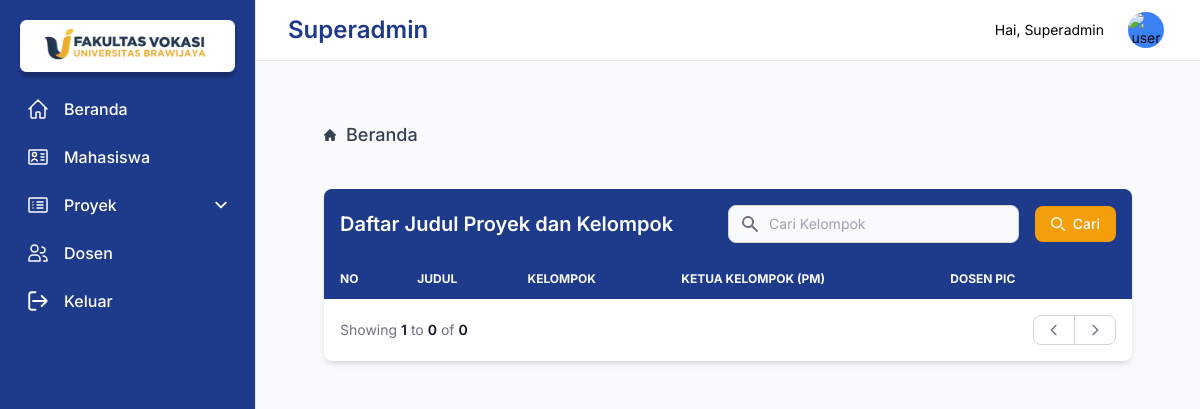
/superadmin/superadmin.php (signed in), run on an earlier commit of the app's database.
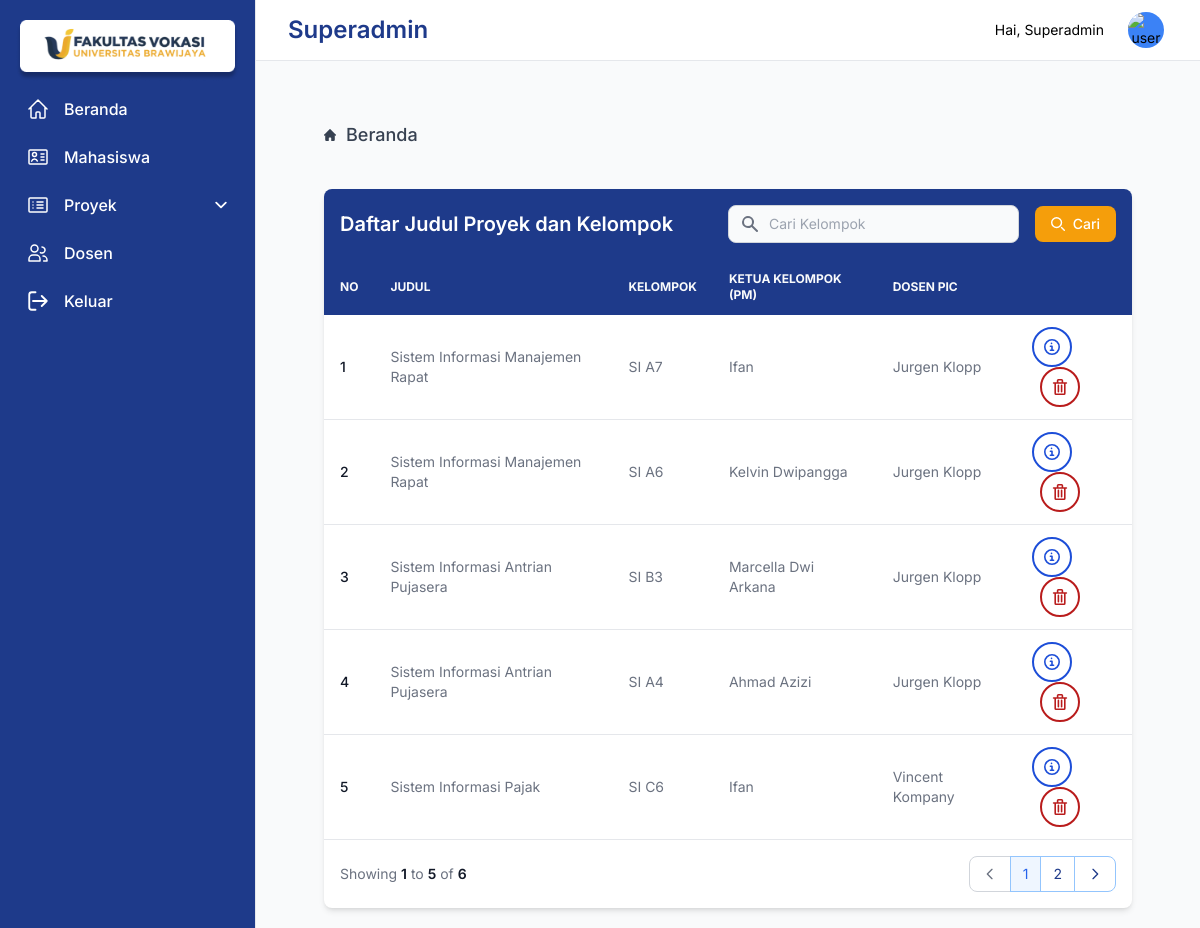
And on a later commit of the database.
### tables this page shows
CREATE TABLE `bunch` (
  `bunch_id` int(20) NOT NULL,
  `bunch_name` varchar(250) NOT NULL,
  `leader_id` varchar(250) NOT NULL,
  `project_id` int(20) NOT NULL,
  `grade` int(20) NOT NULL
);

CREATE TABLE `proyek` (
  `id_proyek` int(20) NOT NULL,
  `nama_proyek` varchar(500) NOT NULL,
  `deskripsi_proyek` varchar(2500) NOT NULL,
  `id_user` varchar(250) NOT NULL,
  `req` varchar(2500) NOT NULL,
  `minggu` int(10) NOT NULL,
  `status_show` varchar(10) NOT NULL,
  `feature_id` int(20) NOT NULL
);

CREATE TABLE `user` (
  `email` varchar(250) NOT NULL,
  `id` varchar(20) NOT NULL,
  `nama_user` varchar(250) NOT NULL,
  `level` varchar(250) NOT NULL,
  `gambar` varchar(500) NOT NULL,
  `password` varchar(700) NOT NULL
);

### query/query.php (called while the page is built, shortened)
<?php
require 'connectdb.php';
function execThis($query)
{
  global $conn;
  $result = mysqli_query($conn, $query);
  $rows = [];
  while ($row = mysqli_fetch_assoc($result)) {
    $rows[] = $row;
  }
  return $rows;
}

### superadmin/superadmin.php (the view, shortened to what the changed rows need)
<?php
require '../query/query.php';
$list_bunch = execThis('SELECT bunch_id, bunch_name, leader.nama_user AS leader_name, nama_proyek, observer.nama_user AS observer_name FROM bunch INNER JOIN proyek ON bunch.project_id = proyek.id_proyek INNER JOIN user AS leader ON bunch.leader_id = leader.email INNER JOIN user AS observer ON proyek.id_user = observer.email');
if (isset($_POST["cari"])) {
  $keyword = $_POST["keyword"];
  $list_bunch = execThis("SELECT bunch_id, bunch_name, leader.nama_user AS leader_name, nama_proyek, observer.nama_user AS observer_name
                          FROM bunch
                          INNER JOIN proyek ON bunch.project_id = proyek.id_proyek
                          INNER JOIN user AS leader ON bunch.leader_id = leader.email
                          INNER JOIN user AS observer ON proyek.id_user = observer.email
                          WHERE bunch_name LIKE '%$keyword%' OR nama_proyek LIKE '%$keyword%' OR leader.nama_user LIKE '%$keyword%' OR observer.nama_user LIKE '%$keyword%'
                          ");
} else {
  $list_bunch = execThis("SELECT bunch_id, bunch_name, leader.nama_user AS leader_name, nama_proyek, observer.nama_user AS observer_name FROM bunch INNER JOIN proyek ON bunch.project_id = proyek.id_proyek INNER JOIN user AS leader ON bunch.leader_id = leader.email INNER JOIN user AS observer ON proyek.id_user = observer.email");
}
$itemsPerPage = 5;
$totalPages = ceil(count($list_bunch) / $itemsPerPage);
$current_page = isset($_GET['page']) ? (int)$_GET['page'] : 1;
$offset = ($current_page - 1) * $itemsPerPage;
$list_bunchOnCurrentPage = array_slice($list_bunch, $offset, $itemsPerPage);
?>
<!DOCTYPE html>
<html lang="en">
<head>
  <?php include("../user/includes/head.php") ?>
</head>
<body class="bg-gray-50">
  <div class=" sm:ml-64">
    <div class="rounded-lg flex flex-col item-start">
      <section class="bg-gray-50 p-3 sm:p-5">
        <div class="mx-auto max-w-screen-xl px-4 lg:px-12">
          <div class="bg-white relative shadow-md sm:rounded-lg rounded-lg overflow-hidden">
            <div class="bg-blue-900 flex flex-col md:flex-row items-center justify-between space-y-3 md:space-y-0 md:space-x-4 p-4">
              <div class="w-full md:w-auto flex flex-col md:flex-row space-y-2 md:space-y-0 items-stretch md:items-center justify-end md:space-x-3 flex-shrink-0">
                <h2 class="text-xl font-semibold text-white">Daftar Judul Proyek dan Kelompok</h2>
              </div>
            </div>
            <div class="overflow-x-auto" id="searchResults">
              <table class="w-full text-sm text-left text-gray-500">
                <thead class="text-xs text-gray-50 uppercase bg-blue-900">
                  <tr>
                    <th scope="col" class="lg:px-4 lg:py-3 px-2 py-3">No</th>
                    <th scope="col" class="lg:px-4 lg:py-3 px-2 py-3">Judul</th>
                    <th scope="col" class="lg:px-4 lg:py-3 px-2 py-3">Kelompok</th>
                    <th scope="col" class="lg:px-4 lg:py-3 px-2 py-3">Ketua Kelompok (PM)</th>
                    <th scope="col" class="lg:px-4 lg:py-3 px-2 py-3">Dosen PIC</th>
                    <th scope="col" class="lg:px-4 lg:py-3 px-2 py-3">
                    </th>
                  </tr>
                </thead>
                <?php $count = ($current_page - 1) * $itemsPerPage + 1; ?>
                <tbody>
                  <?php foreach ($list_bunchOnCurrentPage as $lb) : ?>
                    <tr class="border-b hover:bg-gray-100">
                      <th scope="row" class="px-4 py-3 font-medium text-gray-900 whitespace-nowrap"><?= $count++ ?></th>
                      <td class="px-4 py-3"><?= $lb['nama_proyek'] ?></td>
                      <td class="px-4 py-3"><?= $lb['bunch_name'] ?></td>
                      <td class="px-4 py-3"><?= $lb['leader_name'] ?></td>
                      <td class="px-4 py-3"><?= $lb['observer_name'] ?></td>
                      <td class="px-4 py-3">
                        <a href="./groups-and-projects/details.php?bid=<?= $lb['bunch_id'] ?>" type="button" class="text-blue-700 border-2 border-blue-700 hover:bg-blue-700 hover:text-white focus:ring-4 focus:outline-none focus:ring-blue-300 font-medium rounded-full text-sm p-2.5 text-center inline-flex items-center">
                          <svg class="w-4 h-4" aria-hidden="true" xmlns="http://www.w3.org/2000/svg" fill="none" viewBox="0 0 20 20">
                            <path stroke="currentColor" stroke-linecap="round" stroke-linejoin="round" stroke-width="2" d="M8 9h2v5m-2 0h4M9.408 5.5h.01M19 10a9 9 0 1 1-18 0 9 9 0 0 1 18 0Z" />
                          </svg>
                        </a>
                        <a href="./groups-and-projects/delete-bunch.php?bid=<?= $lb['bunch_id'] ?>" type="button" class="text-red-700 border-2 border-red-700 hover:bg-red-700 hover:text-white ml-2 focus:ring-4 focus:outline-none focus:ring-red-300 font-medium rounded-full text-sm p-2.5 text-center inline-flex items-center">
                          <svg class="w-4 h-4" aria-hidden="true" xmlns="http://www.w3.org/2000/svg" fill="none" viewBox="0 0 18 20">
                            <path stroke="currentColor" stroke-linecap="round" stroke-linejoin="round" stroke-width="2" d="M1 5h16M7 8v8m4-8v8M7 1h4a1 1 0 0 1 1 1v3H6V2a1 1 0 0 1 1-1ZM3 5h12v13a1 1 0 0 1-1 1H4a1 1 0 0 1-1-1V5Z" />
                          </svg>
                        </a>
                      </td>
                    </tr>
                  <?php endforeach; ?>
                </tbody>
              </table>
            </div>
            <nav class="flex flex-col md:flex-row justify-between items-start md:items-center space-y-3 md:space-y-0 p-4" aria-label="Table navigation">
              <span class="text-sm font-normal text-gray-500">
                Showing
                <span class="font-semibold text-gray-900"><?= $offset + 1 ?></span>
                to
                <span class="font-semibold text-gray-900"><?= min($offset + $itemsPerPage, count($list_bunch)) ?></span>
                of
                <span class="font-semibold text-gray-900"><?= count($list_bunch) ?></span>
              </span>
              <ul class="inline-flex items-stretch -space-x-px">
                <?php for ($i = 1; $i <= $totalPages; $i++) : ?>
                  <li>
                    <a href="?page=<?= $i ?>" class="flex items-center justify-center text-sm py-2 px-3 leading-tight <?php echo $current_page === $i ? 'text-blue-600 bg-blue-50' : 'text-blue-900 bg-white'; ?> border border-blue-300 hover:bg-blue-100 hover:text-blue-700">
                      <?= $i ?>
                    </a>
                  </li>
                <?php endfor; ?>
                <li>
                  <?php if ($current_page < $totalPages) : ?>
                    <a href="?page=<?= $current_page + 1 ?>" class="flex items-center justify-center h-full py-1.5 px-3 leading-tight text-blue-900 bg-white rounded-r-lg border border-blue-300 hover:bg-blue-100 hover:text-blue-700">
                      <svg class="w-4 h-4 " aria-hidden="true" xmlns="http://www.w3.org/2000/svg" fill="none" viewBox="0 0 24 24">
                        <path stroke="currentColor" stroke-linecap="round" stroke-linejoin="round" stroke-width="2" d="m9 5 7 7-7 7" />
                      </svg>
                    </a>
                  <?php else : ?>
                    <span class="flex items-center justify-center h-full py-1.5 px-3 leading-tight text-gray-500 bg-white rounded-r-lg border border-gray-300 cursor-not-allowed">
                      <svg class="w-4 h-4 " aria-hidden="true" xmlns="http://www.w3.org/2000/svg" fill="none" viewBox="0 0 24 24">
                        <path stroke="currentColor" stroke-linecap="round" stroke-linejoin="round" stroke-width="2" d="m9 5 7 7-7 7" />
                      </svg>
                    </span>
                  <?php endif; ?>
                </li>
              </ul>
            </nav>
          </div>
        </div>
      </section>
    </div>
  </div>
</body>
</html>

What changed in the data, as far as the page shows it:
added bunch: project.nama_proyek "Sistem Informasi Manajemen Rapat", bunch_name "SI A7", leader.nama_user "Ifan", user.nama_user "Jurgen Klopp"
added bunch: project.nama_proyek "Sistem Informasi Manajemen Rapat", bunch_name "SI A6", leader.nama_user "Kelvin Dwipangga", user.nama_user "Jurgen Klopp"
added bunch: project.nama_proyek "Sistem Informasi Antrian Pujasera", bunch_name "SI B3", leader.nama_user "Marcella Dwi Arkana", user.nama_user "Jurgen Klopp"
added bunch: project.nama_proyek "Sistem Informasi Antrian Pujasera", bunch_name "SI A4", leader.nama_user "Ahmad Azizi", user.nama_user "Jurgen Klopp"
added bunch: project.nama_proyek "Sistem Informasi Pajak", bunch_name "SI C6", leader.nama_user "Ifan", user.nama_user "Vincent Kompany"
Also different on the page:
min($offset + $itemsPerPage, count($list_bunch)): "0" → "5"
count($list_bunch): "0" → "6"
new list line: "1"
new list line: "2"
